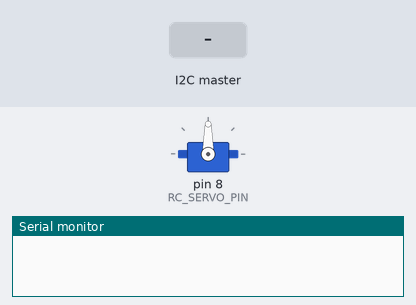
This sketch was run on a simulated Arduino Uno, built with avr-gcc and run on an emulated ATmega328P. On the bench: servo, the last lines printed to the serial monitor. The inputs (shaded band) are chosen by the test bench.

Above: at 1.2 s.
1.3 s: the I2C master sends the byte 1
At 2.5 s:
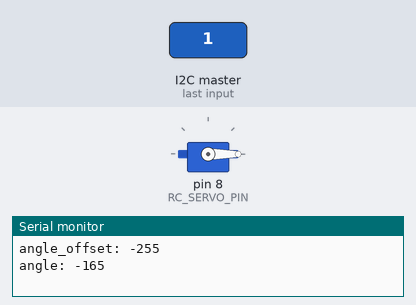
2.8 s: the I2C master sends the byte 200
At 3.8 s:
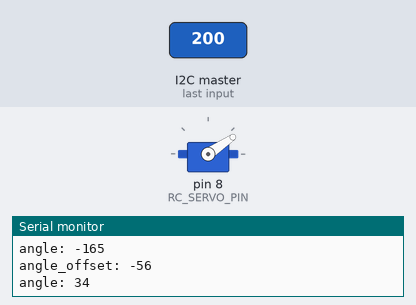
4.3 s: the I2C master sends the byte 0
At 5.0 s:
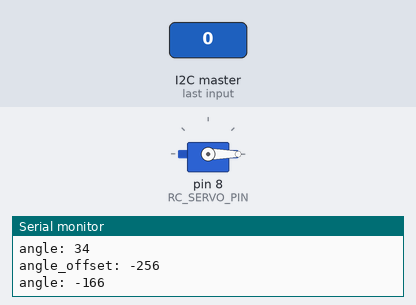
Timing chart, 0 to 7.3 s (numbered marks = the images above; inputs shaded):
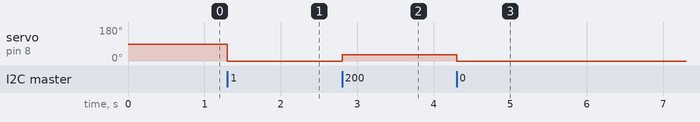

Measured:
- after the input at 1.3 s, servo on pin 8 (RC_SERVO_PIN): 90° → 0° at once
- after the input at 2.8 s, servo on pin 8 (RC_SERVO_PIN): 0° → 34° at once
- after the input at 4.3 s, servo on pin 8 (RC_SERVO_PIN): 34° → 0° at once

The sketch:

Slave_Union_Steering.ino
```cpp
#include <Wire.h>
#include <Servo.h>

#define NEUTRAL_ANGLE 90
#define RC_SERVO_PIN   8

int Steering_Angle = 0;
Servo Steeringservo;

union UNION
{
  int angle;
  unsigned char mbyte[2];
} u;

void setup()
{
  Wire.begin(1);
  Wire.onReceive(receiveEvent);

  Serial.begin(115200);
  Steeringservo.attach(RC_SERVO_PIN);
}

void loop()
{
  delay(500);
}

void receiveEvent(int howMany)
{
  u.mbyte[0] = Wire.read();
  u.mbyte[1] = Wire.read();

  Steeringservo.write(NEUTRAL_ANGLE + u.angle);

  Serial.print("angle_offset: ");
  Serial.println(u.angle);
  Serial.print("angle: ");
  Serial.println(NEUTRAL_ANGLE + u.angle);
  Serial.println();
  delay(1000);
}
```
